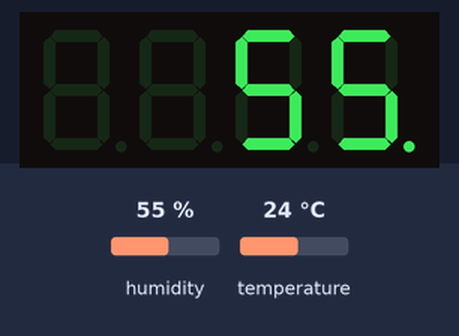
Recording of a sketch running on a simulated Arduino Uno, built with avr-gcc and run on an emulated ATmega328P. Shown: 4-digit seven-segment display. The inputs (shaded band) are chosen by the test bench; at power-on: humidity 55 %, temperature 24 °C.

Above: at 18.0 s.
18.1 s: humidity set to 22 %
At 20.3 s:
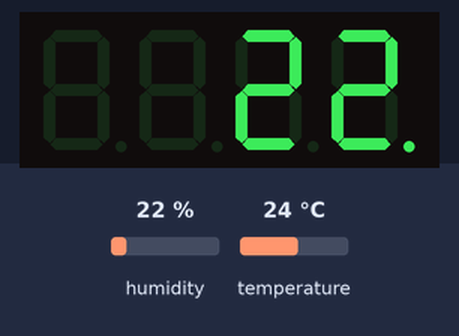
33.1 s: humidity set to 40 %
At 40.3 s:
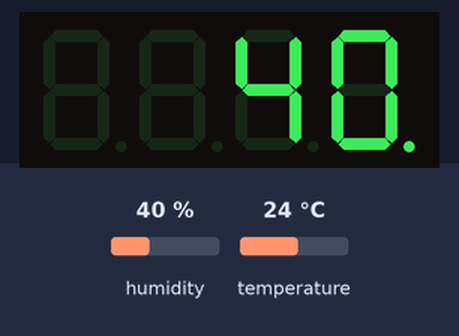
48.1 s: humidity set to 68 %
At 50.3 s:
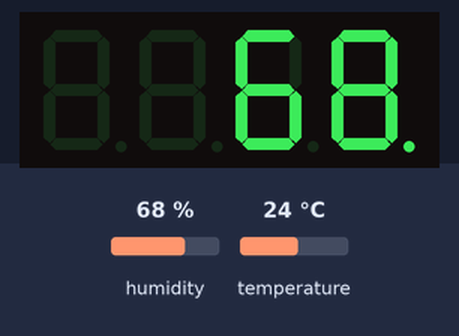
Timing chart, 0 to 51.8 s (numbered marks = the images above; inputs shaded):
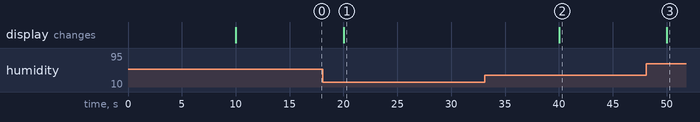

The sketch:

A4.ino
```cpp
#include <dht.h>
#include <SevSeg.h>

SevSeg sevseg;
dht DHT;
#define DHT11_PIN A0
int hum = 0;
int sense = 0;


byte numDigits = 4;
byte digitPins[] = {0, 0, 5, 4};
byte segmentPins[] = {11, 13, 9, 7, 6, 12, 10, 8};
bool resistorsOnSegments = false;

unsigned long previousMillis = 0;
const long interval = 10000;


void setup() {

    sevseg.begin(COMMON_CATHODE, numDigits, digitPins, segmentPins, resistorsOnSegments);
    sevseg.setBrightness(90);
    sevseg.setNumber(88,0);
}

void loop() {
  long currentMillis = millis();

  if (currentMillis - previousMillis >= interval) {

    previousMillis = currentMillis;
    sense = DHT.read11(DHT11_PIN);

    sevseg.setNumber(DHT.humidity,0);
  }


sevseg.refreshDisplay();

}
```

Measured:
- after the input at 18.1 s, the display: changes after 1.9 s (image 1)
- after the input at 33.1 s, the display: changes after 6.9 s (image 2)
- after the input at 48.1 s, the display: changes after 1.9 s (image 3)
